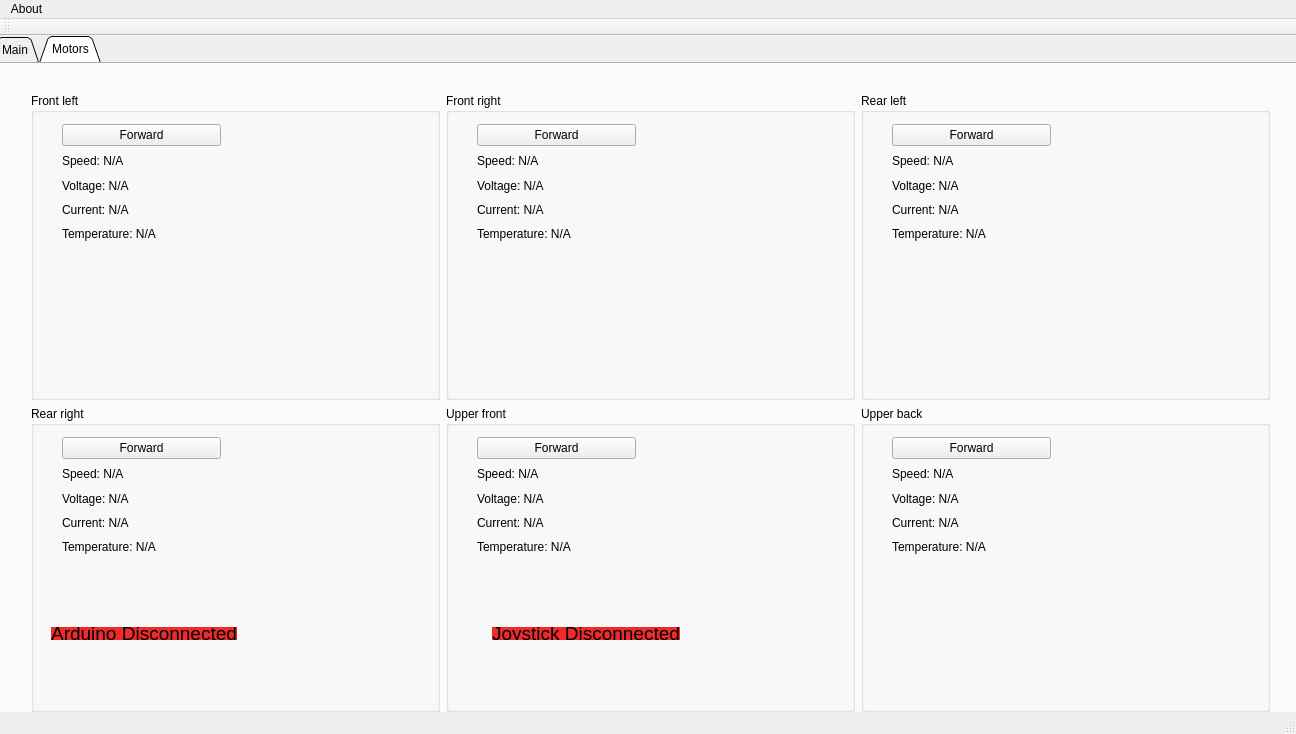
<?xml version="1.0" encoding="UTF-8"?>
<ui version="4.0">
 <class>MainWindow</class>
 <widget class="QMainWindow" name="MainWindow">
  <property name="geometry">
   <rect>
    <x>0</x>
    <y>0</y>
    <width>1296</width>
    <height>734</height>
   </rect>
  </property>
  <property name="sizePolicy">
   <sizepolicy hsizetype="Maximum" vsizetype="Maximum">
    <horstretch>0</horstretch>
    <verstretch>0</verstretch>
   </sizepolicy>
  </property>
  <property name="windowTitle">
   <string>MIA</string>
  </property>
  <property name="styleSheet">
   <string notr="true"/>
  </property>
  <widget class="QWidget" name="centralWidget">
   <widget class="QTabWidget" name="tabWidget">
    <property name="geometry">
     <rect>
      <x>-10</x>
      <y>0</y>
      <width>1321</width>
      <height>701</height>
     </rect>
    </property>
    <property name="sizePolicy">
     <sizepolicy hsizetype="Preferred" vsizetype="Preferred">
      <horstretch>0</horstretch>
      <verstretch>0</verstretch>
     </sizepolicy>
    </property>
    <property name="autoFillBackground">
     <bool>false</bool>
    </property>
    <property name="styleSheet">
     <string notr="true">border-color:rgb(240, 240, 240)</string>
    </property>
    <property name="tabShape">
     <enum>QTabWidget::Triangular</enum>
    </property>
    <property name="currentIndex">
     <number>1</number>
    </property>
    <widget class="QWidget" name="tab">
     <property name="minimumSize">
      <size>
       <width>500</width>
       <height>500</height>
      </size>
     </property>
     <property name="styleSheet">
      <string notr="true">background-color:rgb(240, 240, 240)</string>
     </property>
     <attribute name="title">
      <string>Main</string>
     </attribute>
     <widget class="QGroupBox" name="groupBox">
      <property name="geometry">
       <rect>
        <x>390</x>
        <y>60</y>
        <width>511</width>
        <height>311</height>
       </rect>
      </property>
      <property name="title">
       <string>Operation mode</string>
      </property>
      <widget class="QLabel" name="currentModeLabel">
       <property name="geometry">
        <rect>
         <x>30</x>
         <y>20</y>
         <width>231</width>
         <height>21</height>
        </rect>
       </property>
       <property name="text">
        <string>Current Mode: Normal operation</string>
       </property>
       <property name="alignment">
        <set>Qt::AlignCenter</set>
       </property>
      </widget>
      <widget class="QWidget" name="layoutWidget">
       <property name="geometry">
        <rect>
         <x>20</x>
         <y>50</y>
         <width>461</width>
         <height>241</height>
        </rect>
       </property>
       <layout class="QVBoxLayout" name="verticalLayout">
        <item>
         <widget class="QPushButton" name="changeMode1">
          <property name="styleSheet">
           <string notr="true">border-width:10px;
border-color:black;</string>
          </property>
          <property name="text">
           <string>Normal operation</string>
          </property>
         </widget>
        </item>
        <item>
         <widget class="QPushButton" name="changeMode2">
          <property name="text">
           <string>Front only</string>
          </property>
         </widget>
        </item>
        <item>
         <widget class="QPushButton" name="changeMode3">
          <property name="text">
           <string>Rear only</string>
          </property>
         </widget>
        </item>
       </layout>
      </widget>
     </widget>
     <widget class="QPushButton" name="pushButton">
      <property name="geometry">
       <rect>
        <x>50</x>
        <y>230</y>
        <width>161</width>
        <height>31</height>
       </rect>
      </property>
      <property name="text">
       <string>Reset</string>
      </property>
     </widget>
     <widget class="QLabel" name="speedLabel">
      <property name="geometry">
       <rect>
        <x>410</x>
        <y>390</y>
        <width>461</width>
        <height>31</height>
       </rect>
      </property>
      <property name="font">
       <font>
        <pointsize>14</pointsize>
       </font>
      </property>
      <property name="styleSheet">
       <string notr="true">border-style: inset;
 border: 1px solid black;</string>
      </property>
      <property name="text">
       <string>Current Speed: 1000</string>
      </property>
      <property name="alignment">
       <set>Qt::AlignCenter</set>
      </property>
     </widget>
    </widget>
    <widget class="QWidget" name="tab_2">
     <property name="sizePolicy">
      <sizepolicy hsizetype="Fixed" vsizetype="Fixed">
       <horstretch>0</horstretch>
       <verstretch>0</verstretch>
      </sizepolicy>
     </property>
     <attribute name="title">
      <string>Motors</string>
     </attribute>
     <widget class="QWidget" name="layoutWidget">
      <property name="geometry">
       <rect>
        <x>30</x>
        <y>20</y>
        <width>1261</width>
        <height>641</height>
       </rect>
      </property>
      <layout class="QVBoxLayout" name="verticalLayout_8">
       <property name="sizeConstraint">
        <enum>QLayout::SetMinimumSize</enum>
       </property>
       <item>
        <layout class="QHBoxLayout" name="horizontalLayout_2">
         <item>
          <widget class="QGroupBox" name="groupBox_2">
           <property name="title">
            <string>Front left</string>
           </property>
           <widget class="QWidget" name="layoutWidget">
            <property name="geometry">
             <rect>
              <x>20</x>
              <y>20</y>
              <width>181</width>
              <height>141</height>
             </rect>
            </property>
            <layout class="QVBoxLayout" name="verticalLayout_2">
             <item>
              <widget class="QPushButton" name="motor1">
               <property name="text">
                <string>Forward</string>
               </property>
              </widget>
             </item>
             <item>
              <widget class="QLabel" name="aR">
               <property name="text">
                <string>Speed: N/A</string>
               </property>
              </widget>
             </item>
             <item>
              <widget class="QLabel" name="aV">
               <property name="text">
                <string>Voltage: N/A</string>
               </property>
              </widget>
             </item>
             <item>
              <widget class="QLabel" name="aC">
               <property name="text">
                <string>Current: N/A</string>
               </property>
              </widget>
             </item>
             <item>
              <widget class="QLabel" name="aT">
               <property name="text">
                <string>Temperature: N/A</string>
               </property>
              </widget>
             </item>
            </layout>
           </widget>
          </widget>
         </item>
         <item>
          <widget class="QGroupBox" name="groupBox_3">
           <property name="title">
            <string>Front right</string>
           </property>
           <widget class="QWidget" name="layoutWidget_2">
            <property name="geometry">
             <rect>
              <x>20</x>
              <y>20</y>
              <width>181</width>
              <height>141</height>
             </rect>
            </property>
            <layout class="QVBoxLayout" name="verticalLayout_3">
             <item>
              <widget class="QPushButton" name="motor2">
               <property name="text">
                <string>Forward</string>
               </property>
              </widget>
             </item>
             <item>
              <widget class="QLabel" name="bR">
               <property name="text">
                <string>Speed: N/A</string>
               </property>
              </widget>
             </item>
             <item>
              <widget class="QLabel" name="bV">
               <property name="text">
                <string>Voltage: N/A</string>
               </property>
              </widget>
             </item>
             <item>
              <widget class="QLabel" name="bC">
               <property name="text">
                <string>Current: N/A</string>
               </property>
              </widget>
             </item>
             <item>
              <widget class="QLabel" name="bT">
               <property name="text">
                <string>Temperature: N/A</string>
               </property>
              </widget>
             </item>
            </layout>
           </widget>
          </widget>
         </item>
         <item>
          <widget class="QGroupBox" name="groupBox_4">
           <property name="title">
            <string>Rear left</string>
           </property>
           <widget class="QWidget" name="layoutWidget_3">
            <property name="geometry">
             <rect>
              <x>20</x>
              <y>20</y>
              <width>181</width>
              <height>141</height>
             </rect>
            </property>
            <layout class="QVBoxLayout" name="verticalLayout_4">
             <item>
              <widget class="QPushButton" name="motor3">
               <property name="text">
                <string>Forward</string>
               </property>
              </widget>
             </item>
             <item>
              <widget class="QLabel" name="cR">
               <property name="text">
                <string>Speed: N/A</string>
               </property>
              </widget>
             </item>
             <item>
              <widget class="QLabel" name="cV">
               <property name="text">
                <string>Voltage: N/A</string>
               </property>
              </widget>
             </item>
             <item>
              <widget class="QLabel" name="cC">
               <property name="text">
                <string>Current: N/A</string>
               </property>
              </widget>
             </item>
             <item>
              <widget class="QLabel" name="cT">
               <property name="text">
                <string>Temperature: N/A</string>
               </property>
              </widget>
             </item>
            </layout>
           </widget>
          </widget>
         </item>
        </layout>
       </item>
       <item>
        <layout class="QHBoxLayout" name="horizontalLayout_3">
         <item>
          <widget class="QGroupBox" name="groupBox_5">
           <property name="title">
            <string>Rear right</string>
           </property>
           <widget class="QWidget" name="layoutWidget_5">
            <property name="geometry">
             <rect>
              <x>20</x>
              <y>20</y>
              <width>181</width>
              <height>141</height>
             </rect>
            </property>
            <layout class="QVBoxLayout" name="verticalLayout_5">
             <item>
              <widget class="QPushButton" name="motor4">
               <property name="text">
                <string>Forward</string>
               </property>
              </widget>
             </item>
             <item>
              <widget class="QLabel" name="dR">
               <property name="text">
                <string>Speed: N/A</string>
               </property>
              </widget>
             </item>
             <item>
              <widget class="QLabel" name="dV">
               <property name="text">
                <string>Voltage: N/A</string>
               </property>
              </widget>
             </item>
             <item>
              <widget class="QLabel" name="dC">
               <property name="text">
                <string>Current: N/A</string>
               </property>
              </widget>
             </item>
             <item>
              <widget class="QLabel" name="dT">
               <property name="text">
                <string>Temperature: N/A</string>
               </property>
              </widget>
             </item>
            </layout>
           </widget>
          </widget>
         </item>
         <item>
          <widget class="QGroupBox" name="groupBox_6">
           <property name="title">
            <string>Upper front</string>
           </property>
           <widget class="QWidget" name="layoutWidget_6">
            <property name="geometry">
             <rect>
              <x>20</x>
              <y>20</y>
              <width>181</width>
              <height>141</height>
             </rect>
            </property>
            <layout class="QVBoxLayout" name="verticalLayout_6">
             <item>
              <widget class="QPushButton" name="motor5">
               <property name="text">
                <string>Forward</string>
               </property>
              </widget>
             </item>
             <item>
              <widget class="QLabel" name="eR">
               <property name="text">
                <string>Speed: N/A</string>
               </property>
              </widget>
             </item>
             <item>
              <widget class="QLabel" name="eV">
               <property name="text">
                <string>Voltage: N/A</string>
               </property>
              </widget>
             </item>
             <item>
              <widget class="QLabel" name="eC">
               <property name="text">
                <string>Current: N/A</string>
               </property>
              </widget>
             </item>
             <item>
              <widget class="QLabel" name="eT">
               <property name="text">
                <string>Temperature: N/A</string>
               </property>
              </widget>
             </item>
            </layout>
           </widget>
          </widget>
         </item>
         <item>
          <widget class="QGroupBox" name="groupBox_7">
           <property name="title">
            <string>Upper back</string>
           </property>
           <widget class="QWidget" name="layoutWidget_7">
            <property name="geometry">
             <rect>
              <x>20</x>
              <y>20</y>
              <width>181</width>
              <height>141</height>
             </rect>
            </property>
            <layout class="QVBoxLayout" name="verticalLayout_7">
             <item>
              <widget class="QPushButton" name="motor6">
               <property name="text">
                <string>Forward</string>
               </property>
              </widget>
             </item>
             <item>
              <widget class="QLabel" name="fR">
               <property name="text">
                <string>Speed: N/A</string>
               </property>
              </widget>
             </item>
             <item>
              <widget class="QLabel" name="fV">
               <property name="text">
                <string>Voltage: N/A</string>
               </property>
              </widget>
             </item>
             <item>
              <widget class="QLabel" name="fC">
               <property name="text">
                <string>Current: N/A</string>
               </property>
              </widget>
             </item>
             <item>
              <widget class="QLabel" name="fT">
               <property name="text">
                <string>Temperature: N/A</string>
               </property>
              </widget>
             </item>
            </layout>
           </widget>
          </widget>
         </item>
        </layout>
       </item>
      </layout>
     </widget>
    </widget>
   </widget>
   <widget class="QWidget" name="layoutWidget">
    <property name="geometry">
     <rect>
      <x>40</x>
      <y>580</y>
      <width>651</width>
      <height>35</height>
     </rect>
    </property>
    <layout class="QHBoxLayout" name="horizontalLayout">
     <item>
      <widget class="QLabel" name="ArduinoConnected">
       <property name="font">
        <font>
         <pointsize>14</pointsize>
         <weight>50</weight>
         <bold>false</bold>
        </font>
       </property>
       <property name="autoFillBackground">
        <bool>false</bool>
       </property>
       <property name="styleSheet">
        <string notr="true">QLabel {background-color:#ee2b2b}</string>
       </property>
       <property name="text">
        <string>Arduino Disconnected</string>
       </property>
       <property name="alignment">
        <set>Qt::AlignCenter</set>
       </property>
      </widget>
     </item>
     <item>
      <spacer name="horizontalSpacer">
       <property name="orientation">
        <enum>Qt::Horizontal</enum>
       </property>
       <property name="sizeHint" stdset="0">
        <size>
         <width>120</width>
         <height>17</height>
        </size>
       </property>
      </spacer>
     </item>
     <item>
      <widget class="QLabel" name="JoystickConnected">
       <property name="font">
        <font>
         <pointsize>14</pointsize>
        </font>
       </property>
       <property name="styleSheet">
        <string notr="true">QLabel {background-color: #ee2b2b}</string>
       </property>
       <property name="text">
        <string>Joystick Disconnected</string>
       </property>
       <property name="alignment">
        <set>Qt::AlignCenter</set>
       </property>
      </widget>
     </item>
    </layout>
   </widget>
  </widget>
  <widget class="QMenuBar" name="menuBar">
   <property name="geometry">
    <rect>
     <x>0</x>
     <y>0</y>
     <width>1296</width>
     <height>21</height>
    </rect>
   </property>
   <widget class="QMenu" name="menuAbout">
    <property name="title">
     <string>About</string>
    </property>
   </widget>
   <addaction name="menuAbout"/>
  </widget>
  <widget class="QToolBar" name="mainToolBar">
   <attribute name="toolBarArea">
    <enum>TopToolBarArea</enum>
   </attribute>
   <attribute name="toolBarBreak">
    <bool>false</bool>
   </attribute>
  </widget>
  <widget class="QStatusBar" name="statusBar"/>
 </widget>
 <layoutdefault spacing="6" margin="11"/>
 <resources/>
 <connections/>
</ui>
